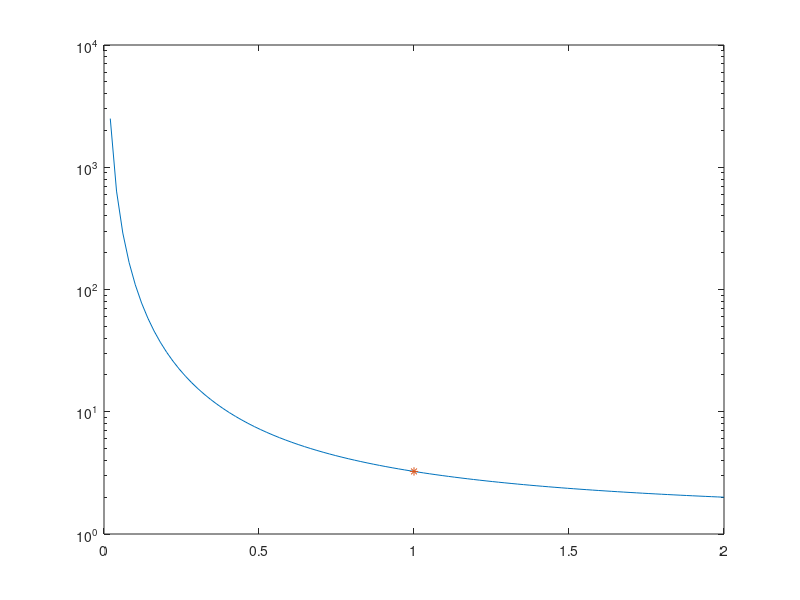

Source code (MATLAB):
vperp = @(r,pth,wc,vr) (pth./r + wc/2).^2 + vr^2;

vt = 1;
vr = 1;
pth = 1;
wc = 1;
r = linspace(0,2*vt,100);

semilogy(r,    vperp(r,pth,wc,vr),...
         vt/wc,vperp(vt/wc,pth,wc,vr),'*')
